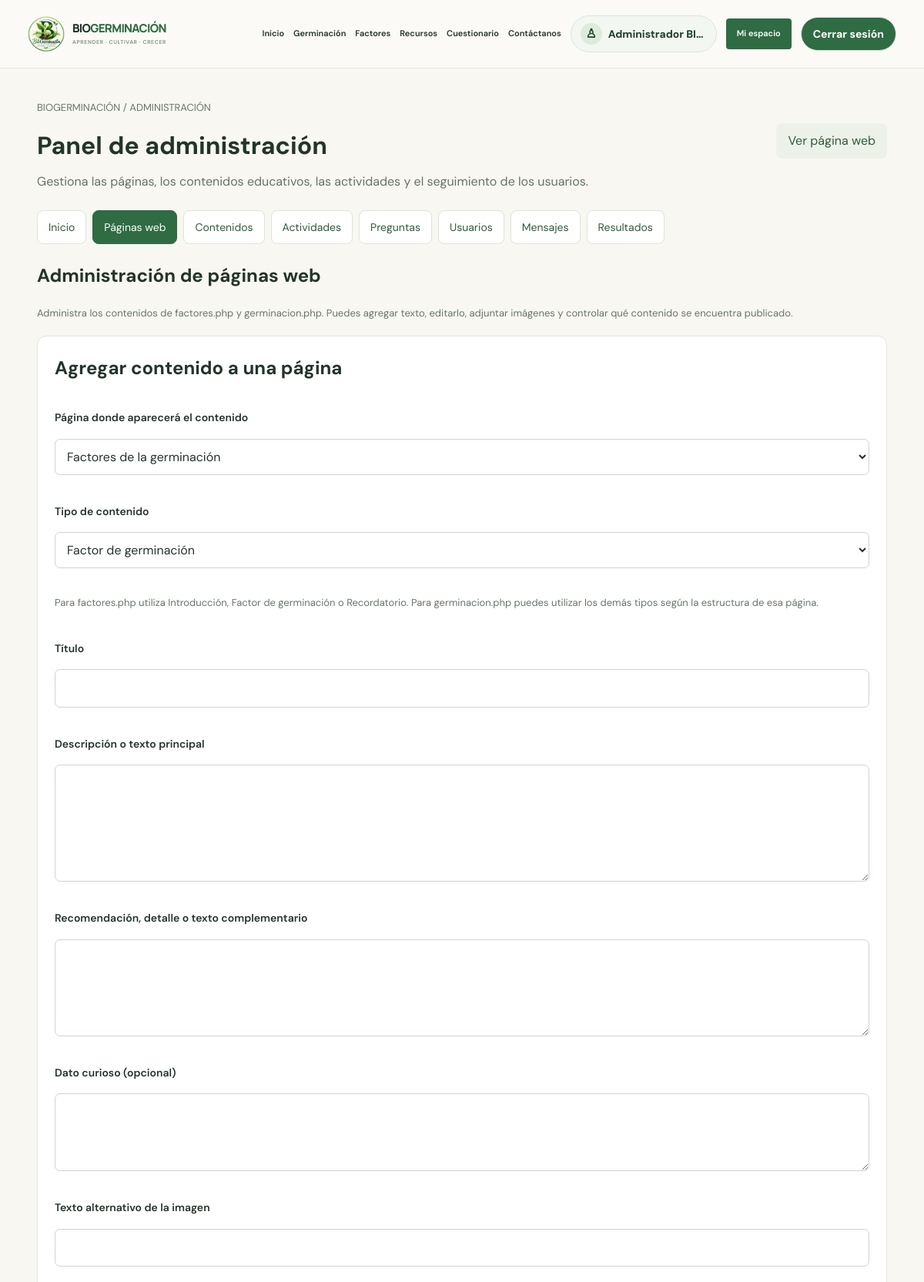
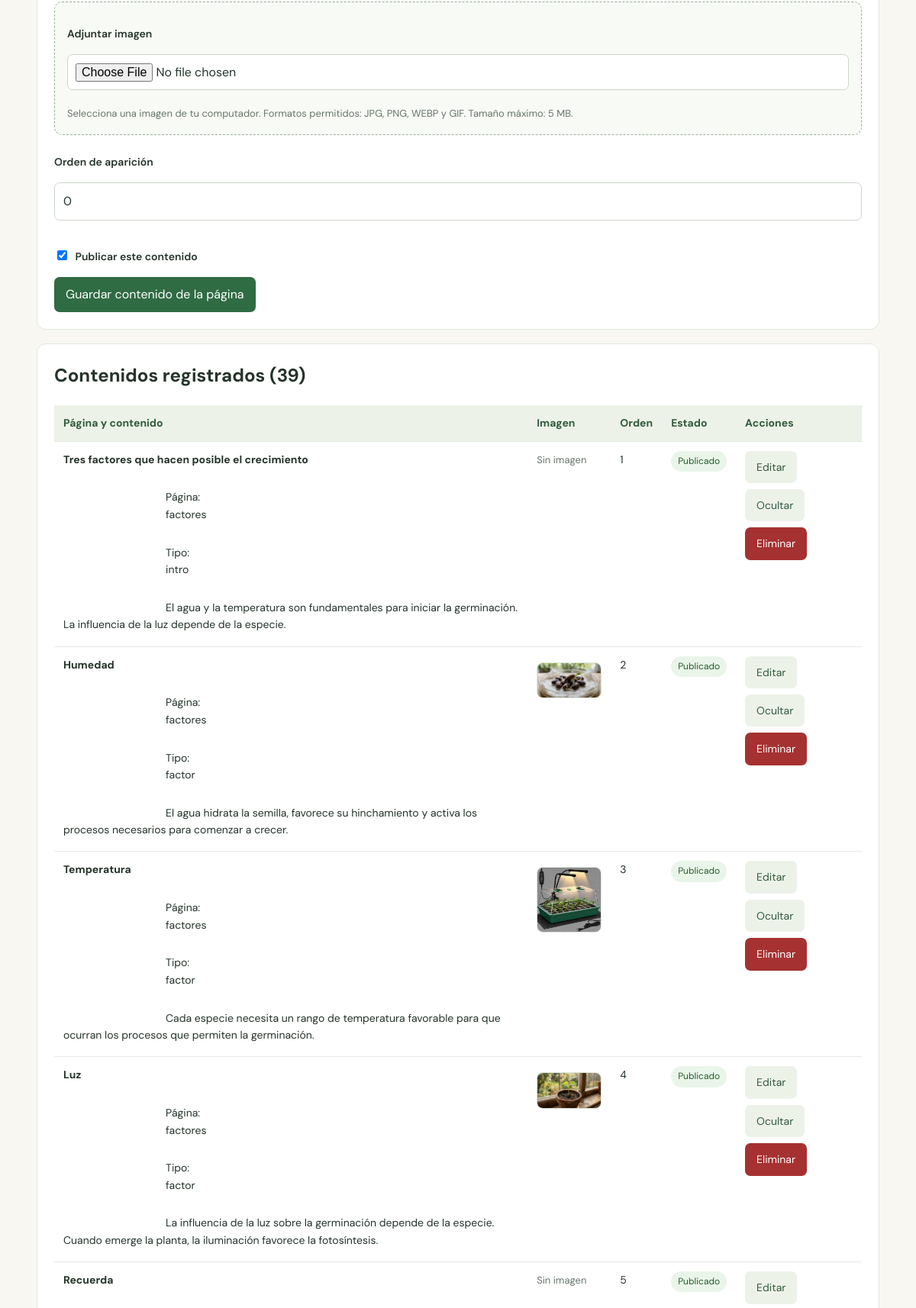
Screenshot of /admin/dashboard.php?section=paginas (signed in, upper part) with the database file from the repository (2 pictures, top to bottom).
### tables this page shows
CREATE TABLE `germinacion_contenidos` (
  `id` int(11) NOT NULL,
  `seccion` varchar(50) NOT NULL,
  `tipo` varchar(40) NOT NULL DEFAULT 'item',
  `titulo` varchar(255) NOT NULL,
  `descripcion` text DEFAULT NULL,
  `detalle` text DEFAULT NULL,
  `imagen` varchar(255) DEFAULT NULL,
  `texto_imagen` varchar(255) DEFAULT NULL,
  `orden` int(11) NOT NULL DEFAULT 0,
  `activo` tinyint(1) NOT NULL DEFAULT 1,
  `fecha_creacion` timestamp NOT NULL DEFAULT current_timestamp(),
  `fecha_actualizacion` timestamp NOT NULL DEFAULT current_timestamp() ON UPDATE current_timestamp(),
  `dato` text DEFAULT NULL
);

### admin/dashboard.php (the view, shortened to what this page needs)
<?php
require_once __DIR__ . '/../config/db.php';
$seccion = $_GET['section'] ?? 'inicio';
if (!function_exists('admin_e')) {
    function admin_e($valor): string
    {
        return htmlspecialchars(
            (string)($valor ?? ''),
            ENT_QUOTES,
            'UTF-8'
        );
    }
}
$counts = [
    'Usuarios' => (int)$pdo->query(
        "SELECT COUNT(*) FROM users WHERE role = 'usuario'"
    )->fetchColumn(),
    'Contenidos educativos' => (int)$pdo->query(
        'SELECT COUNT(*) FROM contents'
    )->fetchColumn(),
    'Actividades' => (int)$pdo->query(
        'SELECT COUNT(*) FROM activities'
    )->fetchColumn(),
    'Preguntas' => (int)$pdo->query(
        'SELECT COUNT(*) FROM questions'
    )->fetchColumn(),
    'Mensajes' => (int)$pdo->query(
        'SELECT COUNT(*) FROM mensajes'
    )->fetchColumn(),
    'Resultados' => (int)$pdo->query(
        'SELECT COUNT(*) FROM results'
    )->fetchColumn(),
    'Contenidos de páginas' => (int)$pdo->query(
        'SELECT COUNT(*) FROM germinacion_contenidos'
    )->fetchColumn()
];
$paginasContenidos = $pdo->query(
    'SELECT *
     FROM germinacion_contenidos
     ORDER BY seccion ASC, orden ASC, id ASC'
)->fetchAll(PDO::FETCH_ASSOC);
$editPagina = null;
require __DIR__ . '/../partials/header.php';
?>
<div class="admin-wrap">
    <div class="admin-heading">
        <div>
            <p class="admin-muted">BIOGERMINACIÓN / ADMINISTRACIÓN</p>
            <h1>Panel de administración</h1>
            <p class="admin-subtitle">
                Gestiona las páginas, los contenidos educativos,
                las actividades y el seguimiento de los usuarios.
            </p>
        </div>
        <a class="admin-button secondary" href="../index.php">
            Ver página web
        </a>
    </div>
    <nav class="admin-nav">
        <?php
        $navItems = [
            'inicio' => 'Inicio',
            'paginas' => 'Páginas web',
            'contenidos' => 'Contenidos',
            'actividades' => 'Actividades',
            'preguntas' => 'Preguntas',
            'usuarios' => 'Usuarios',
            'mensajes' => 'Mensajes',
            'resultados' => 'Resultados'
        ];
        foreach ($navItems as $key => $label):
        ?>
            <a
                class="<?= $seccion === $key ? 'active' : '' ?>"
                href="dashboard.php?section=<?=admin_e($key)?>"
            >
                <?=admin_e($label)?>
            </a>
        <?php endforeach; ?>
    </nav>
    <?php if ($seccion === 'inicio'): ?>
        <h2>Resumen general</h2>
        <div class="admin-stats">
            <?php foreach ($counts as $label => $number): ?>
                <div class="admin-stat">
                    <span><?=admin_e($label)?></span>
                    <strong><?=admin_e($number)?></strong>
                </div>
            <?php endforeach; ?>
        </div>
        <div class="admin-panel">
            <h2>Accesos rápidos</h2>
            <div class="admin-actions">
                <a class="admin-button" href="dashboard.php?section=paginas">
                    Administrar páginas web
                </a>
                <a class="admin-button" href="dashboard.php?section=contenidos">
                    Gestionar contenidos educativos
                </a>
                <a class="admin-button" href="dashboard.php?section=actividades">
                    Gestionar actividades
                </a>
                <a class="admin-button" href="dashboard.php?section=preguntas">
                    Gestionar preguntas
                </a>
                <a class="admin-button" href="dashboard.php?section=usuarios">
                    Consultar usuarios
                </a>
                <a class="admin-button" href="dashboard.php?section=mensajes">
                    Ver mensajes
                </a>
                <a class="admin-button" href="dashboard.php?section=resultados">
                    Ver resultados
                </a>
            </div>
        </div>
    <?php elseif ($seccion === 'paginas'): ?>
        <h2>Administración de páginas web</h2>
        <p class="admin-muted">
            Administra los contenidos de factores.php y germinacion.php.
            Puedes agregar texto, editarlo, adjuntar imágenes y controlar
            qué contenido se encuentra publicado.
        </p>
        <div class="admin-panel">
            <h2>
                <?= $editPagina ? 'Editar contenido de página' : 'Agregar contenido a una página' ?>
            </h2>
            <form
                class="admin-form"
                method="post"
                enctype="multipart/form-data"
            >
                <label for="pagina">Página donde aparecerá el contenido</label>
                <select id="pagina" name="pagina" required>
                    <option
                        value="factores"
                        <?=($editPagina['seccion'] ?? 'factores') === 'factores' ? 'selected' : ''?>
                    >
                        Factores de la germinación
                    </option>
                </select>
                <label for="tipo">Tipo de contenido</label>
                <select id="tipo" name="tipo" required>
                    <?php
                    $tiposPagina = [
                        'intro' => 'Introducción',
                        'factor' => 'Factor de germinación',
                        'recordatorio' => 'Recordatorio',
                        'condicion' => 'Condición de germinación',
                        'parte' => 'Parte de la semilla',
                        'etapa' => 'Etapa de germinación',
                        'tipo_germinacion' => 'Tipo de germinación',
                        'material' => 'Material del experimento',
                        'paso' => 'Paso del experimento',
                        'glosario' => 'Glosario',
                        'pregunta' => 'Pregunta informativa'
                    ];
                    $tipoActual = $editPagina['tipo'] ?? 'factor';
                    foreach ($tiposPagina as $valor => $nombre):
                    ?>
                        <option
                            value="<?=admin_e($valor)?>"
                            <?= $tipoActual === $valor ? 'selected' : '' ?>
                        >
                            <?=admin_e($nombre)?>
                        </option>
                    <?php endforeach; ?>
                </select>
                <p class="admin-muted">
                    Para factores.php utiliza Introducción, Factor de germinación
                    o Recordatorio. Para germinacion.php puedes utilizar los
                    demás tipos según la estructura de esa página.
                </p>
                <label for="pagina-titulo">Título</label>
                <input
                    id="pagina-titulo"
                    name="titulo"
                    maxlength="255"
                    required
                    value="<?=admin_e($editPagina['titulo'] ?? '')?>"
                >
                <label for="pagina-descripcion">
                    Descripción o texto principal
                </label>
                <textarea
                    id="pagina-descripcion"
                    name="descripcion"
                    rows="5"
                ><?=admin_e($editPagina['descripcion'] ?? '')?></textarea>
                <label for="pagina-detalle">
                    Recomendación, detalle o texto complementario
                </label>
                <textarea
                    id="pagina-detalle"
                    name="detalle"
                    rows="4"
                ><?=admin_e($editPagina['detalle'] ?? '')?></textarea>
                <label for="pagina-dato">Dato curioso (opcional)</label>
                <textarea
                    id="pagina-dato"
                    name="dato"
                    rows="3"
                ><?=admin_e($editPagina['dato'] ?? '')?></textarea>
                <label for="texto-imagen">
                    Texto alternativo de la imagen
                </label>
                <input
                    id="texto-imagen"
                    name="texto_imagen"
                    maxlength="255"
                    value="<?=admin_e($editPagina['texto_imagen'] ?? '')?>"
                >
                <div class="admin-upload">
                    <label for="imagen">Adjuntar imagen</label>
                    <input
                        id="imagen"
                        type="file"
                        name="imagen"
                        accept=".jpg,.jpeg,.png,.webp,.gif,image/jpeg,image/png,image/webp,image/gif"
                    >
                    <span class="admin-muted">
                        Selecciona una imagen de tu computador.
                        Formatos permitidos: JPG, PNG, WEBP y GIF.
                        Tamaño máximo: 5 MB.
                    </span>
                </div>
                <label for="orden">Orden de aparición</label>
                <input
                    id="orden"
                    type="number"
                    name="orden"
                    value="<?=admin_e($editPagina['orden'] ?? 0)?>"
                >
                <label>
                    <input
                        type="checkbox"
                        name="activo"
                        value="1"
                        <?=(!isset($editPagina['activo']) || (int)$editPagina['activo'] === 1) ? 'checked' : ''?>
                    >
                    Publicar este contenido
                </label>
                <div class="admin-actions">
                    <button class="admin-button" type="submit">
                        Guardar contenido de la página
                    </button>
                </div>
            </form>
        </div>
        <div class="admin-panel">
            <h2>
                Contenidos registrados
                (<?=count($paginasContenidos)?>)
            </h2>
            <div class="admin-table-wrap">
                <table class="admin-table">
                    <thead>
                        <tr>
                            <th>Página y contenido</th>
                            <th>Imagen</th>
                            <th>Orden</th>
                            <th>Estado</th>
                            <th>Acciones</th>
                        </tr>
                    </thead>
                    <tbody>
                    <?php foreach ($paginasContenidos as $r): ?>
                        <tr>
                            <td>
                                <strong><?=admin_e($r['titulo'])?></strong>
                                <p>
                                    Página:
                                    <?=admin_e($r['seccion'])?>
                                </p>
                                <p>
                                    Tipo:
                                    <?=admin_e($r['tipo'])?>
                                </p>
                                <p>
                                    <?=admin_e(
                                        mb_substr(
                                            $r['descripcion'] ?? '',
                                            0,
                                            180,
                                            'UTF-8'
                                        )
                                    )?>
                                </p>
                            </td>
                            <td>
                                <?php if (!empty($r['imagen'])): ?>
                                    <img
                                        class="admin-preview"
                                        src="../<?=admin_e($r['imagen'])?>"
                                        alt="<?=admin_e($r['texto_imagen'] ?? '')?>"
                                    >
                                <?php else: ?>
                                    <span class="admin-muted">
                                        Sin imagen
                                    </span>
                                <?php endif; ?>
                            </td>
                            <td><?=admin_e($r['orden'])?></td>
                            <td>
                                <span class="admin-status <?=((int)$r['activo'] === 1) ? '' : 'off'?>">
                                    <?=((int)$r['activo'] === 1) ? 'Publicado' : 'Oculto'?>
                                </span>
                            </td>
                            <td>
                                <div class="admin-actions">
                                    <a
                                        class="admin-button secondary"
                                        href="dashboard.php?section=paginas&edit_pagina=<?=(int)$r['id']?>"
                                    >
                                        Editar
                                    </a>
                                    <form method="post" class="admin-inline">
                                        <button
                                            class="admin-button secondary"
                                            type="submit"
                                        >
                                            <?=((int)$r['activo'] === 1) ? 'Ocultar' : 'Publicar'?>
                                        </button>
                                    </form>
                                    <form
                                        method="post"
                                        class="admin-inline"
                                        onsubmit="return confirm('¿Eliminar definitivamente este contenido?');"
                                    >
                                        <button
                                            class="admin-button danger"
                                            type="submit"
                                        >
                                            Eliminar
                                        </button>
                                    </form>
                                </div>
                            </td>
                        </tr>
                    <?php endforeach; ?>
                    </tbody>
                </table>
            </div>
        </div>
    <?php endif; ?>
</div>
<?php require __DIR__ . '/../partials/footer.php'; ?>

### rows the page displays
germinacion_contenidos: titulo "Tres factores que hacen posible el crecimiento", seccion "factores", tipo "intro", descripcion "El agua y la temperatura son fundamentales para iniciar la germinación. La influencia de la luz depende de la especie.", shows "Sin imagen", orden "1", activo "Publicado"
germinacion_contenidos: titulo "Humedad", seccion "factores", tipo "factor", descripcion "El agua hidrata la semilla, favorece su hinchamiento y activa los procesos necesarios para comenzar a crecer.", imagen (picture), orden "2", activo "Publicado"
germinacion_contenidos: titulo "Temperatura", seccion "factores", tipo "factor", descripcion "Cada especie necesita un rango de temperatura favorable para que ocurran los procesos que permiten la germinación.", imagen (picture), orden "3", activo "Publicado"
germinacion_contenidos: titulo "Luz", seccion "factores", tipo "factor", descripcion "La influencia de la luz sobre la germinación depende de la especie. Cuando emerge la planta, la iluminación favorece la fotosíntesis.", imagen (picture), orden "4", activo "Publicado"
germinacion_contenidos: titulo "Recuerda", shows "Sin imagen", orden "5", activo "Publicado"

### other values shown
$nombreUsuarioSeguro "Administrador BI…"
admin_e($label) "Inicio"
admin_e($label) "Páginas web"
admin_e($label) "Contenidos"
admin_e($label) "Actividades"
admin_e($label) "Preguntas"
admin_e($label) "Usuarios"
admin_e($label) "Mensajes"
admin_e($label) "Resultados"
count($paginasContenidos) "39"
form field tipo "Factor de germinación"
